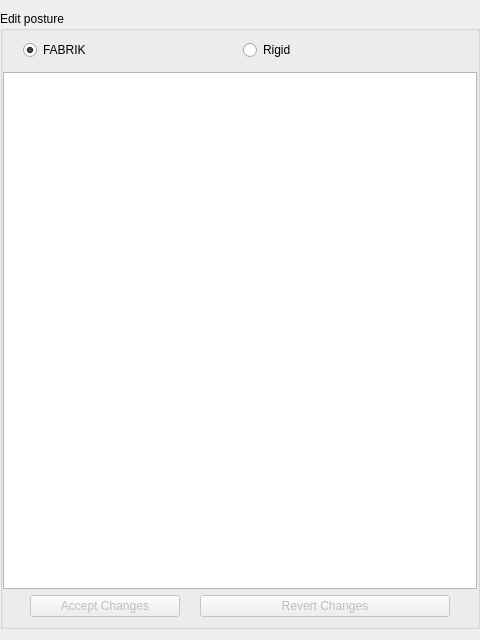
<?xml version="1.0" encoding="UTF-8"?>
<ui version="4.0">
 <class>EditPosture</class>
 <widget class="QWidget" name="EditPosture">
  <property name="geometry">
   <rect>
    <x>0</x>
    <y>0</y>
    <width>480</width>
    <height>640</height>
   </rect>
  </property>
  <property name="windowTitle">
   <string>Form</string>
  </property>
  <layout class="QGridLayout" name="gridLayout">
   <property name="leftMargin">
    <number>0</number>
   </property>
   <property name="rightMargin">
    <number>0</number>
   </property>
   <item row="0" column="0">
    <widget class="GroupBoxExtension" name="groupBox">
     <property name="title">
      <string>Edit posture</string>
     </property>
     <layout class="QVBoxLayout" name="verticalLayout">
      <property name="margin">
       <number>0</number>
      </property>
      <item>
       <layout class="QHBoxLayout" name="horizontalLayout_2">
        <property name="leftMargin">
         <number>20</number>
        </property>
        <property name="topMargin">
         <number>9</number>
        </property>
        <property name="rightMargin">
         <number>20</number>
        </property>
        <property name="bottomMargin">
         <number>6</number>
        </property>
        <item>
         <widget class="QRadioButton" name="radioButton_2">
          <property name="text">
           <string>FABRIK</string>
          </property>
          <property name="checked">
           <bool>true</bool>
          </property>
          <attribute name="buttonGroup">
           <string>buttonGroup</string>
          </attribute>
         </widget>
        </item>
        <item>
         <widget class="QRadioButton" name="radioButton">
          <property name="text">
           <string>Rigid</string>
          </property>
          <attribute name="buttonGroup">
           <string>buttonGroup</string>
          </attribute>
         </widget>
        </item>
       </layout>
      </item>
      <item>
       <widget class="TreeWidgetExtension" name="postureJointTreeWidget">
        <property name="headerHidden">
         <bool>true</bool>
        </property>
        <column>
         <property name="text">
          <string notr="true">1</string>
         </property>
        </column>
       </widget>
      </item>
      <item>
       <layout class="QHBoxLayout" name="horizontalLayout">
        <property name="spacing">
         <number>20</number>
        </property>
        <property name="bottomMargin">
         <number>9</number>
        </property>
        <item>
         <spacer name="horizontalSpacer_2">
          <property name="orientation">
           <enum>Qt::Horizontal</enum>
          </property>
          <property name="sizeHint" stdset="0">
           <size>
            <width>40</width>
            <height>20</height>
           </size>
          </property>
         </spacer>
        </item>
        <item>
         <widget class="QPushButton" name="acceptButton">
          <property name="enabled">
           <bool>false</bool>
          </property>
          <property name="minimumSize">
           <size>
            <width>150</width>
            <height>0</height>
           </size>
          </property>
          <property name="text">
           <string>Accept Changes</string>
          </property>
         </widget>
        </item>
        <item>
         <widget class="QPushButton" name="cancelButton">
          <property name="enabled">
           <bool>false</bool>
          </property>
          <property name="minimumSize">
           <size>
            <width>250</width>
            <height>0</height>
           </size>
          </property>
          <property name="text">
           <string>Revert Changes</string>
          </property>
         </widget>
        </item>
        <item>
         <spacer name="horizontalSpacer">
          <property name="orientation">
           <enum>Qt::Horizontal</enum>
          </property>
          <property name="sizeHint" stdset="0">
           <size>
            <width>40</width>
            <height>20</height>
           </size>
          </property>
         </spacer>
        </item>
       </layout>
      </item>
     </layout>
    </widget>
   </item>
  </layout>
 </widget>
 <customwidgets>
  <customwidget>
   <class>GroupBoxExtension</class>
   <extends>QGroupBox</extends>
   <header>GUI/WidgetExtensions/GroupBoxExtension.h</header>
   <container>1</container>
  </customwidget>
  <customwidget>
   <class>TreeWidgetExtension</class>
   <extends>QTreeWidget</extends>
   <header>GUI/WidgetExtensions/TreeWidgetExtension.h</header>
  </customwidget>
 </customwidgets>
 <resources/>
 <connections/>
 <buttongroups>
  <buttongroup name="buttonGroup"/>
 </buttongroups>
</ui>
